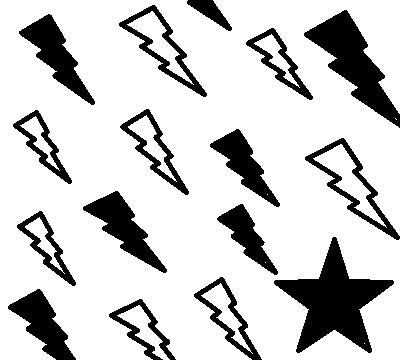
#> input picture lab3/plain.bmp, 400 x 360 px
$ python block.py
#> lines starting #> are read from the running program, lines starting #| are printed output that depends on the picture; after the words box and inside, x2 and y2 are one past the last pixel; in counts of white or black regions, pixels touching at a corner belong together
# Damian Mitros index: 292586
# Kryptografia - Tryby szyfrów blokowych
import numpy as np, hashlib
from PIL import Image

def hash_block(key: str, block_bytes: bytes) -> bytes:
  return hashlib.md5((key + block_bytes.hex()).encode()).digest()

def xor_bytes(a: bytes, b: bytes) -> bytes:
  return bytes(x ^ y for x, y in zip(a, b))

def pad_image_to_block_size(img_array, block_size=8):
  height, width = img_array.shape
  new_height = ((height + block_size - 1) // block_size) * block_size
  new_width = ((width + block_size - 1) // block_size) * block_size
  padded = np.zeros((new_height, new_width), dtype=np.uint8)
  padded[:height, :width] = img_array
  return padded

def process_image_ecb_cbc(image_path: str, key_path: str = "key.txt"):
#> called with image_path = 'plain.bmp', key_path = 'key.txt'
  try:
    img = Image.open(image_path).convert("L")
#> img: PIL image 400x360 L; 79.9% white; 16 black regions, largest, box (x1, y1, x2, y2) and area: (274, 237, 394, 353) 5418, (304, 10, 400, 128) 3913, (83, 191, 167, 273) 2272
  except FileNotFoundError:
    print("Nie znaleziono pliku obrazu.")
    return

  try:
    with open(key_path, "r") as f:
      key = f.read().strip()
  except FileNotFoundError:
    key=''

  img_array = np.array(img)
  img_array = pad_image_to_block_size(img_array, 8)
  height, width = img_array.shape
#> height = 360; width = 400

  ecb_img_array = np.zeros_like(img_array)
  cbc_img_array = np.zeros_like(img_array)

  iv = hashlib.md5((key + "_iv").encode()).digest()
  prev_cbc_hash = iv

  for y in range(0, height, 8):
    for x in range(0, width, 8):
      block = img_array[y:y+8, x:x+8]
      block_bytes = block.tobytes()

      # --- ECB ---
      block_hash_ecb = hash_block(key, block_bytes)

      # --- CBC ---
      xored = xor_bytes(block_bytes, prev_cbc_hash[:len(block_bytes)])
      block_hash_cbc = hash_block(key, xored)
      prev_cbc_hash = block_hash_cbc

      for i in range(8):
        for j in range(8):
          idx = (i * 8 + j) % 16
          ecb_img_array[y+i, x+j] = block_hash_ecb[idx]
          cbc_img_array[y+i, x+j] = block_hash_cbc[idx]
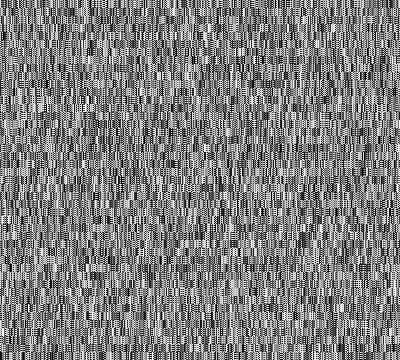
#> cbc_img_array: shape (360, 400); min 0, max 255, mean 127.3
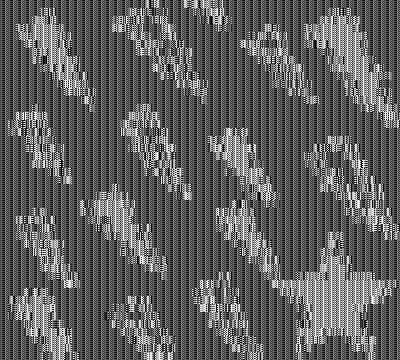
#> ecb_img_array: shape (360, 400); min 0, max 255, mean 96.7

  Image.fromarray(ecb_img_array).save("ecb_crypto.bmp")
  Image.fromarray(cbc_img_array).save("cbc_crypto.bmp")

process_image_ecb_cbc("plain.bmp", "key.txt")
